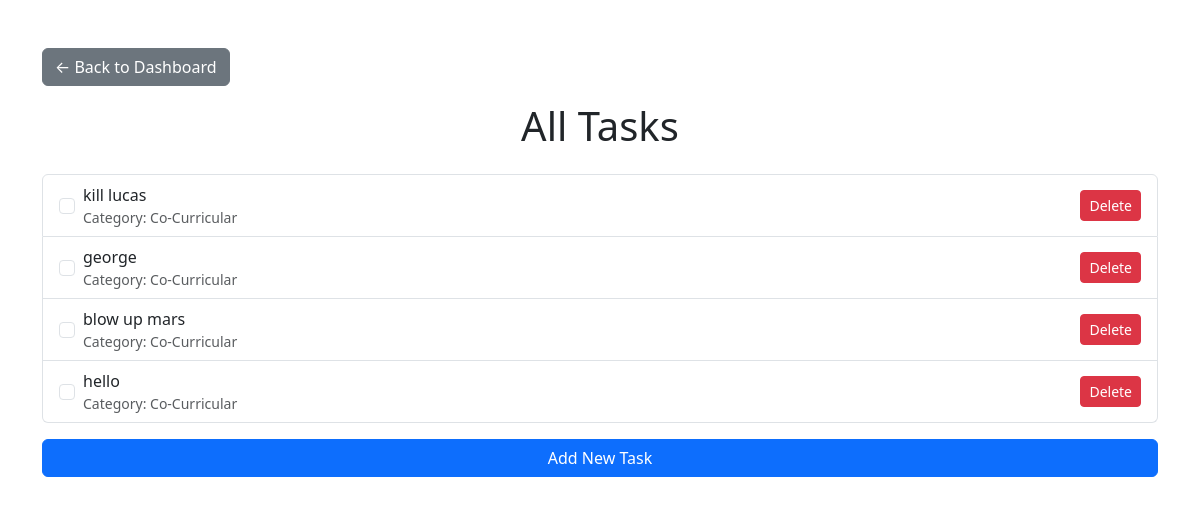
Before: /all_todos (signed in) with the older database file.
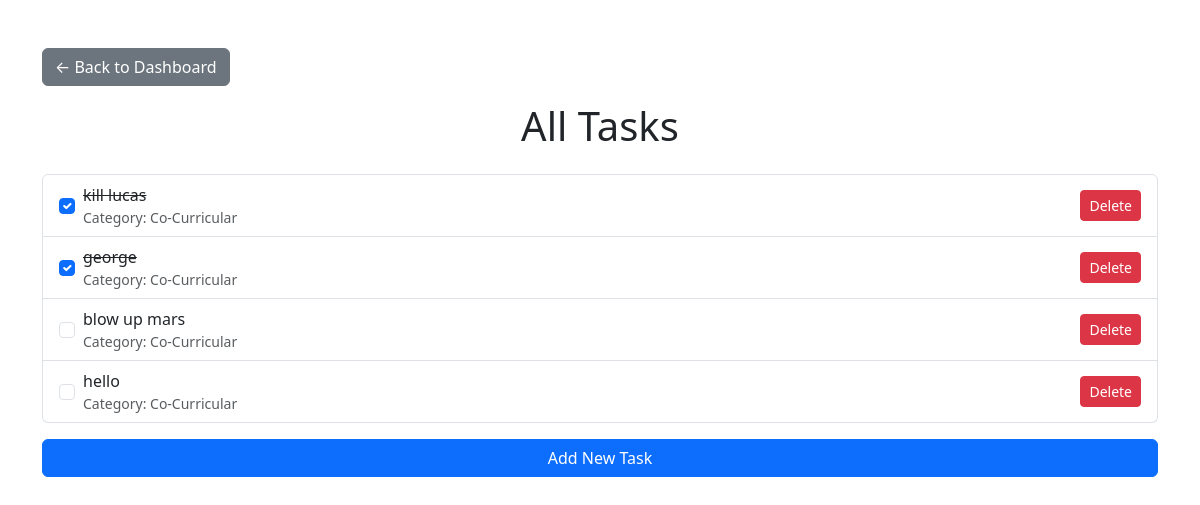
After: the same page with the newer database file.
### flask_app/setup_db.py (models this page shows)
class ToDo(Base):
    __tablename__ = 'todo'
    id = Column(Integer, primary_key=True)
    task = Column(String, nullable=False)
    category = Column(String, nullable=False)
    completed = Column(Boolean, default=False)
    due_date = Column(DateTime, nullable=True)
    user_id = Column(Integer, ForeignKey('users.id'), nullable=False)
    user = relationship('User', back_populates='todos')

### flask_app/app.py (the view)
@app.route('/all_todos')
def all_todos():
    if "user_id" not in session:
        flash("Please log in to view todos.", "warning")
        return redirect('/login')
    user_id = session["user_id"]
    todos = db_session.query(ToDo).filter_by(user_id=user_id).all()
    return render_template('all_todos.html', todos=todos)

### flask_app/templates/all_todos.html (shortened to what this page needs)
<!DOCTYPE html>
<html lang="en">
<head>
    <link href="https://cdn.jsdelivr.net/npm/bootstrap@5.3.0-alpha3/dist/css/bootstrap.min.css" rel="stylesheet">
</head>
<body>
    <div class="container mt-5">
        <a href="{{ url_for('dashboard') }}" class="btn btn-secondary mb-3">← Back to Dashboard</a>
        <h1 class="text-center">All Tasks</h1>
        <div class="mt-4">
            {% if todos %}
                <ul class="list-group">
                    {% for todo in todos %}
                    <li class="list-group-item d-flex justify-content-between align-items-center">
                        <div class="d-flex align-items-center">
                            <form action="{{ url_for('toggle_todo', todo_id=todo.id) }}" method="POST" class="d-inline me-2">
                                <input type="checkbox" class="form-check-input" onchange="this.form.submit()"
                                       {% if todo.completed %}checked{% endif %}>
                            </form>
                            <div>
                                <span {% if todo.completed %}class="text-decoration-line-through"{% endif %}>{{ todo.task }}</span>
                                <small class="text-muted d-block">Category: {{ todo.category }}</small>
                            </div>
                        </div>
                        <form action="{{ url_for('delete_todo', todo_id=todo.id) }}" method="POST" class="d-inline">
                            <button type="submit" class="btn btn-sm btn-danger">Delete</button>
                        </form>
                    </li>
                    {% endfor %}
                </ul>
            {% else %}
                <p class="text-center">No tasks found.</p>
            {% endif %}
        </div>
        <div class="mt-3">
            <a href="{{ url_for('add_todo') }}" class="btn btn-primary w-100">Add New Task</a>
        </div>
    </div>
</body>
</html>

Changed rows visible on the page:
changed ToDo "kill lucas": completed "☐" → "☑"
changed ToDo "george": completed "☐" → "☑"
